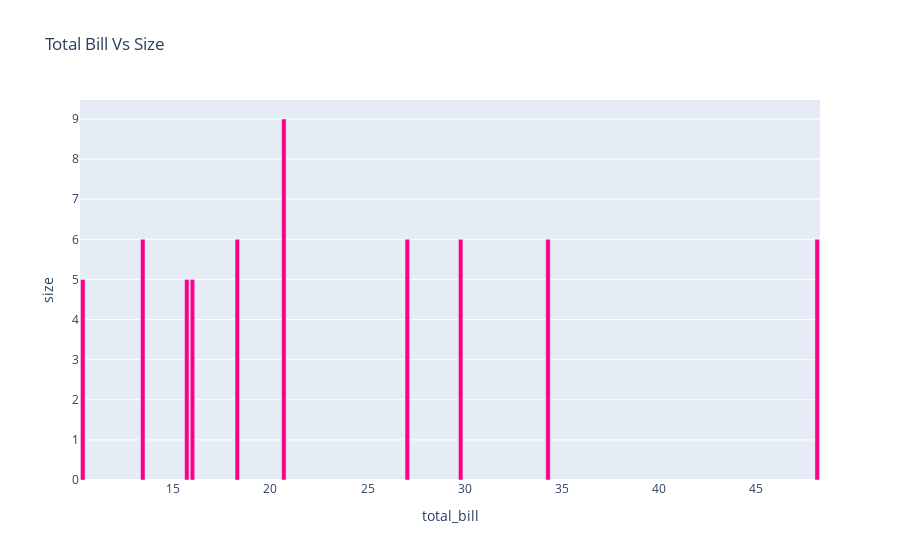

The code cell stored with this chart in its notebook:
### Code cell
totalbill_sales = df.groupby("total_bill")["size"].sum().sort_values(ascending=False).head(10).reset_index()
fig = px.bar(totalbill_sales, x="total_bill", y="size", title="Total Bill Vs Size", color_discrete_sequence=px.colors.qualitative.Alphabet_r)
fig.show()

### Figure 1 — Plotly figure (JSON) as saved in the notebook; plotly's stock layout.template omitted (floating-point values rounded to 4 significant figures)
{"data": [{"hovertemplate": "total_bill=%{x}<br>size=%{y}<extra></extra>", "legendgroup": "", "marker": {"color": "#FA0087", "pattern": {"shape": ""}}, "name": "", "orientation": "v", "showlegend": false, "textposition": "auto", "type": "bar", "x": [20.69, 27.05, 48.17, 13.42, 18.29, 29.8, 34.3, 10.33, 15.98, 15.69], "xaxis": "x", "y": [9, 6, 6, 6, 6, 6, 6, 5, 5, 5], "yaxis": "y"}], "layout": {"barmode": "relative", "legend": {"tracegroupgap": 0}, "title": {"text": "Total Bill Vs Size"}, "xaxis": {"anchor": "y", "domain": [0, 1], "title": {"text": "total_bill"}}, "yaxis": {"anchor": "x", "domain": [0, 1], "title": {"text": "size"}}}}
